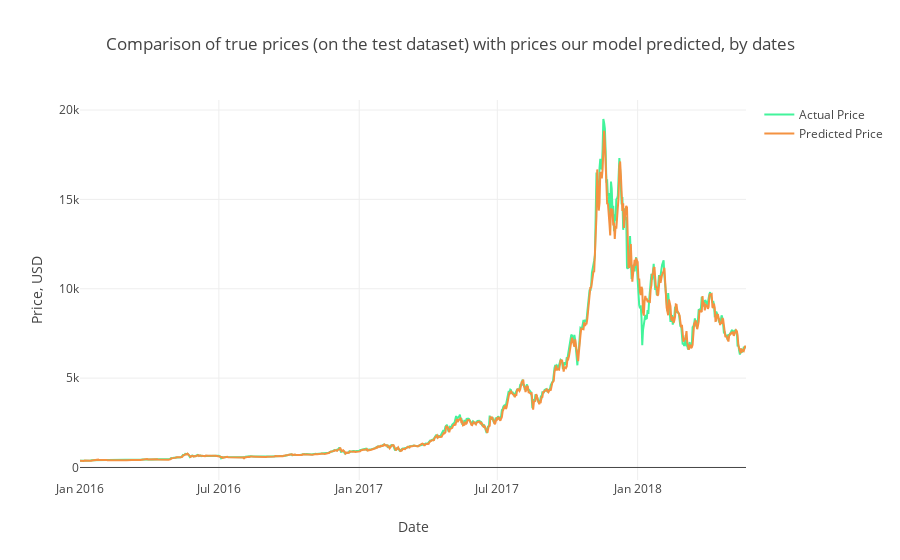

The notebook cell this image was saved under:
### Code cell
# Ahora se extrae con el formato de fechas y se traza 
Test_Dates =df_train_x['total_number_btc'].index

trace1 = go.Scatter(x=Test_Dates, y=observated, name= 'Actual Price',
                   line = dict(color = ('rgb(66, 244, 155)'),width = 2))
trace2 = go.Scatter(x=Test_Dates, y=predicted, name= 'Predicted Price',
                   line = dict(color = ('rgb(244, 146, 65)'),width = 2))
data = [trace1, trace2]
layout = dict(title = 'Comparison of true prices (on the test dataset) with prices our model predicted, by dates',
             xaxis = dict(title = 'Date'), yaxis = dict(title = 'Price, USD'))
fig = dict(data=data, layout=layout)
py.iplot(fig, filename='results_demonstrating1')

### Figure 1 — Plotly figure (JSON) as saved in the notebook; plotly's stock layout.template omitted (floating-point values rounded to 4 significant figures; data arrays with more than 128 entries replaced by an {"elided": "..."} marker saying what was removed)
{"data": [{"line": {"color": "rgb(66, 244, 155)", "width": 2}, "name": "Actual Price", "type": "scatter", "x": {"elided": "904 str values"}, "y": {"elided": "874 float values"}}, {"line": {"color": "rgb(244, 146, 65)", "width": 2}, "name": "Predicted Price", "type": "scatter", "x": {"elided": "904 str values"}, "y": {"elided": "874 float values"}}], "layout": {"title": "Comparison of true prices (on the test dataset) with prices our model predicted, by dates", "xaxis": {"title": "Date"}, "yaxis": {"title": "Price, USD"}}}
